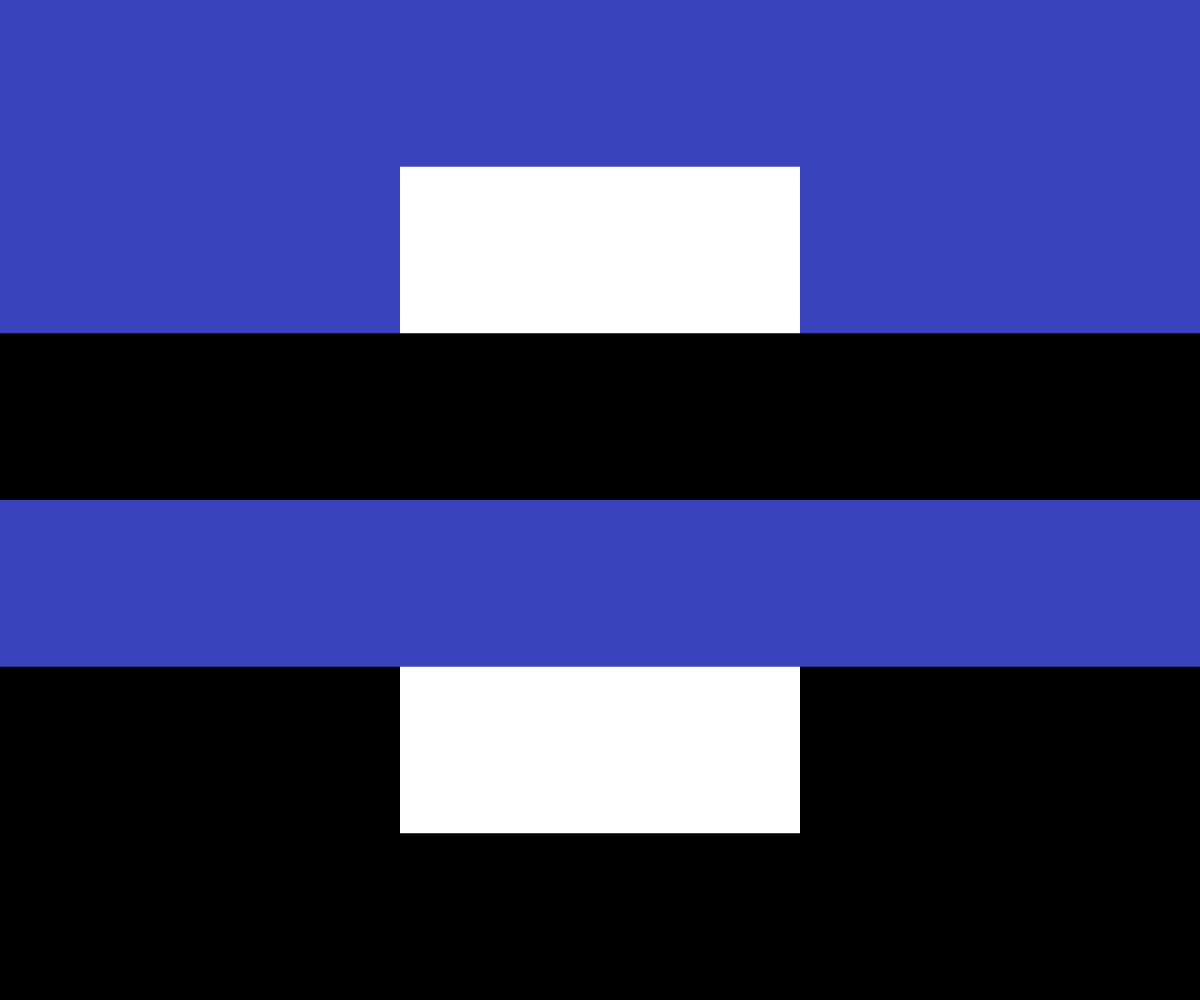
Frame 1 (no input)
Frame 60 (no input): identical to frame 1, image omitted
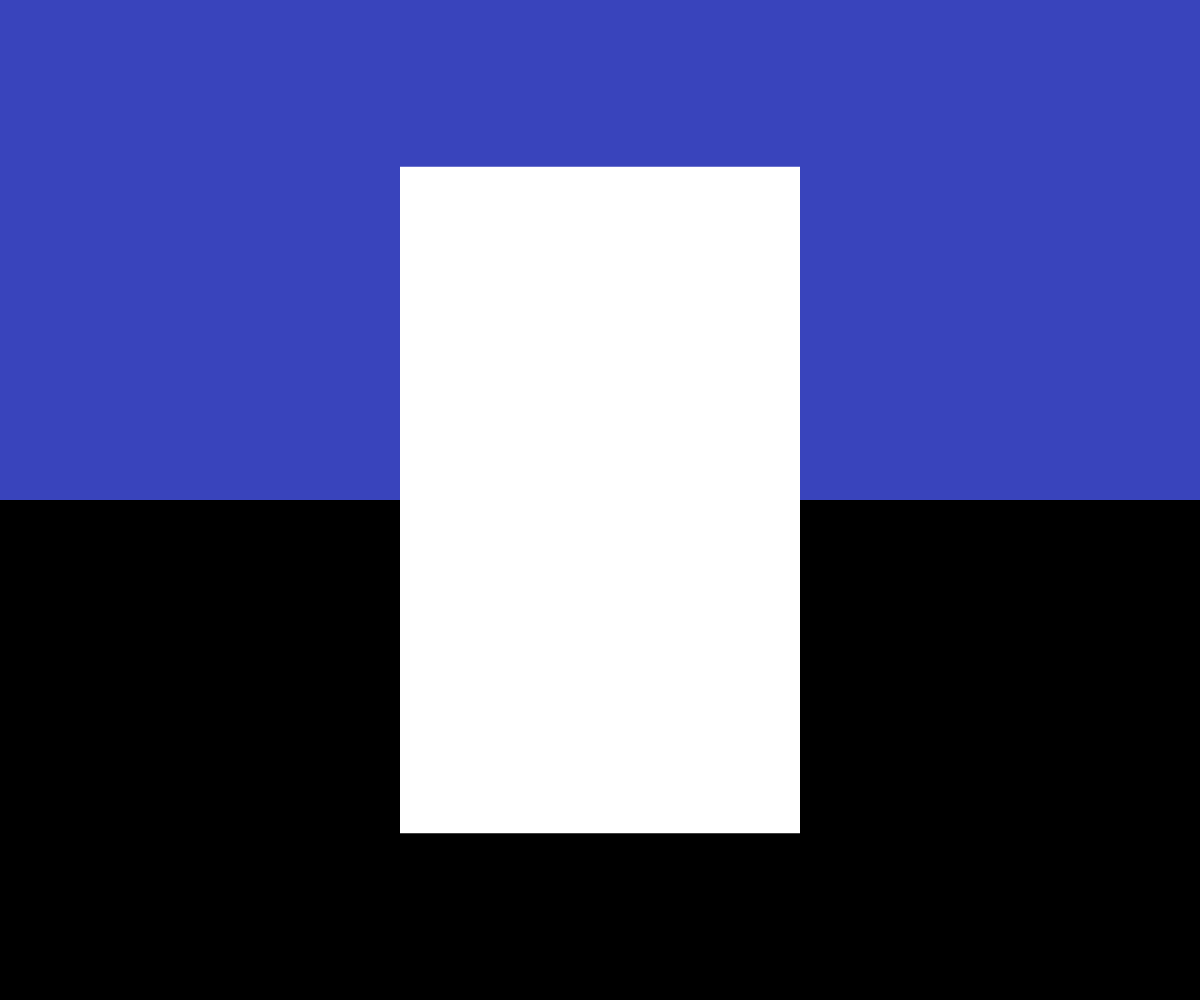
Frame 120 (the mouse pressed at the canvas centre since frame 60)

The p5.js sketch that drew these frames (run headless with seeded random() and noise() and a simulated clock; from frame 60 on, the mouse is pressed at the canvas centre):

// p5.js sketch
// ── sketch.js

let clrs = [
'#3944BC', //top 0
'#000000', //middle top 1
'#FFFFFF', //middle strip 2
'#3944BC', //middle bottom 3
'#000000' //bottom 4
]


function setup() {
  createCanvas(windowWidth, windowHeight);
  noStroke();
}

function draw() {
 background(220);
 canvasRect(clrs[4], height/2, height/2, false);
 canvasRect(clrs[0], height/2, 0, false);
 fill(clrs[2]); 
 rect(width * 1/3, height * 1/6, width * 1/3, height * 2/3); 
 canvasRect(clrs[1], height/6, height/3, true);
 canvasRect(clrs[3], height/6, height/2, true);


}

function canvasRect(clr, hgt, y_offset, clickable) {
	fill(clr);
	if((clickable == true) && (mouseIsPressed == false)){
		rect(0, y_offset, width, hgt);
	} 
	if(clickable == false){
		rect(0, y_offset, width, hgt);
	}
}
